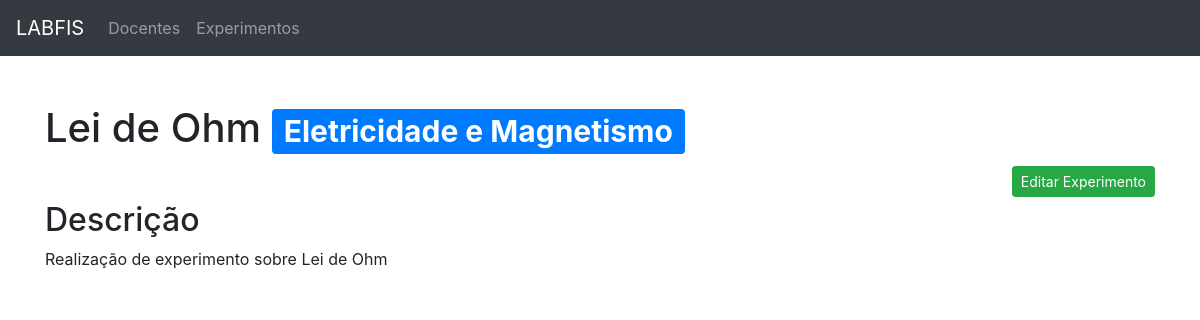
The app's page /experimento/3 with its own data.
### models.py (models this page shows, shortened)
class Experimento(db.Model):
    __tablename__ = 'experimentos'
    id = db.Column(db.Integer, primary_key=True)
    nome = db.Column(db.String(120), unique=True, nullable=False)
    descricao = db.Column(db.Text, nullable=True)
    area_id = db.Column(db.Integer, db.ForeignKey('areas.id'), nullable=False)
    arquivos = db.relationship('Arquivo', backref='experimentos', cascade = "all,delete", lazy=True)
    agendamentos = db.relationship('Agendamento', backref='experimentos', lazy=True)

class Area(db.Model):
    __tablename__ = 'areas'
    id = db.Column(db.Integer, primary_key=True)
    nome = db.Column(db.String(80), unique=True, nullable=False)
    experimentos = db.relationship('Experimento', backref='areas', lazy=True)

### app.py (the view)
@app.route('/experimento/<int:id>')
def get_experimento(id):
    areas = Area.query.all()
    experimento = Experimento.query.filter_by(id=id).first()
    return render_template('experimento_detalhes.html', areas=areas, experimento=experimento)

### app.py (called while the page is built)
@app.context_processor
def inject_enumerate():
    return dict(enumerate=enumerate)

### templates/experimento_detalhes.html
{% extends "base.html" %}
{% from "macros.html" import modal_macro, form_macro_experimento %}
{% block content_title %}{{experimento.nome}} <span class="badge badge-primary">{{experimento.areas.nome}}</span>{% endblock %}
{% block content %}
<div class="text-right">
    {{ modal_macro('success', 'Editar Experimento', 'editar_experimento' + experimento.id | string, 'Editar Experimento', 'Editar Experimento', form_macro_experimento(action=url_for('update_experimento', id=experimento.id), areas=areas, experimento=experimento)) }}
</div>
<h2>Descrição</h2>
<p>{{experimento.descricao}}</p>
{% endblock %}

### records on screen
Experimento: nome "Lei de Ohm", descricao "Realização de experimento sobre Lei de Ohm"
Area: areas.nome "Eletricidade e Magnetismo"

### other values on screen
{{ btn_content|safe }} "Editar Experimento"
